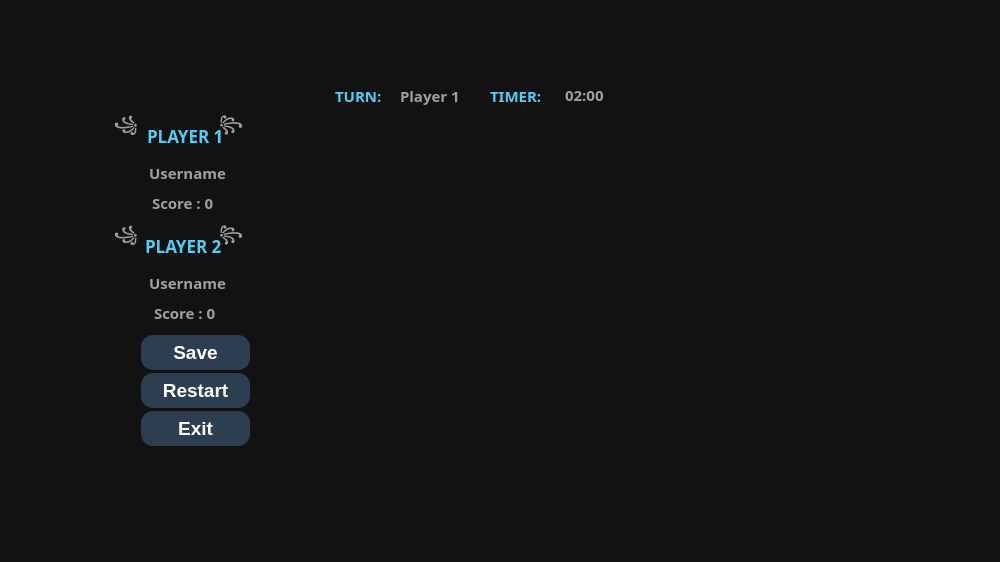
<?xml version="1.0" encoding="UTF-8"?>
<ui version="4.0">
 <class>FanaronaBoardWindow</class>
 <widget class="QWidget" name="FanaronaBoardWindow">
  <property name="geometry">
   <rect>
    <x>0</x>
    <y>0</y>
    <width>1000</width>
    <height>562</height>
   </rect>
  </property>
  <property name="maximumSize">
   <size>
    <width>1000</width>
    <height>562</height>
   </size>
  </property>
  <property name="windowTitle">
   <string>Form</string>
  </property>
  <widget class="QLabel" name="timerLabel">
   <property name="geometry">
    <rect>
     <x>565</x>
     <y>69</y>
     <width>101</width>
     <height>51</height>
    </rect>
   </property>
   <property name="font">
    <font>
     <family>Sitka Text</family>
     <pointsize>11</pointsize>
     <bold>true</bold>
    </font>
   </property>
   <property name="styleSheet">
    <string notr="true">color:#A0A0A0;

background:transparent;</string>
   </property>
   <property name="text">
    <string>02:00</string>
   </property>
  </widget>
  <widget class="QWidget" name="infoWidget" native="true">
   <property name="geometry">
    <rect>
     <x>104</x>
     <y>92</y>
     <width>181</width>
     <height>251</height>
    </rect>
   </property>
   <property name="styleSheet">
    <string notr="true">background: transparent;
border:none;</string>
   </property>
   <widget class="QLabel" name="player1TitleLabel">
    <property name="geometry">
     <rect>
      <x>43</x>
      <y>3</y>
      <width>251</width>
      <height>81</height>
     </rect>
    </property>
    <property name="font">
     <font>
      <family>Sitka Text</family>
      <pointsize>13</pointsize>
      <bold>true</bold>
     </font>
    </property>
    <property name="styleSheet">
     <string notr="true">color:#56CCF2;
background:transparent;</string>
    </property>
    <property name="text">
     <string>PLAYER 1</string>
    </property>
   </widget>
   <widget class="QLabel" name="player2TitleLabel">
    <property name="geometry">
     <rect>
      <x>41</x>
      <y>48</y>
      <width>141</width>
      <height>211</height>
     </rect>
    </property>
    <property name="font">
     <font>
      <family>Sitka Text</family>
      <pointsize>13</pointsize>
      <bold>true</bold>
     </font>
    </property>
    <property name="styleSheet">
     <string notr="true">color:#56CCF2;
background:transparent;</string>
    </property>
    <property name="text">
     <string>PLAYER 2</string>
    </property>
   </widget>
   <widget class="QLabel" name="player1NameLabel">
    <property name="geometry">
     <rect>
      <x>45</x>
      <y>-40</y>
      <width>111</width>
      <height>241</height>
     </rect>
    </property>
    <property name="font">
     <font>
      <family>Sitka Text</family>
      <pointsize>11</pointsize>
      <bold>true</bold>
     </font>
    </property>
    <property name="styleSheet">
     <string notr="true">color:#A0A0A0;

background:transparent;</string>
    </property>
    <property name="text">
     <string>Username</string>
    </property>
   </widget>
   <widget class="QLabel" name="player1ColorLabel">
    <property name="geometry">
     <rect>
      <x>10</x>
      <y>-90</y>
      <width>201</width>
      <height>251</height>
     </rect>
    </property>
    <property name="font">
     <font>
      <family>Sitka Text</family>
      <pointsize>11</pointsize>
      <bold>true</bold>
     </font>
    </property>
    <property name="styleSheet">
     <string notr="true">color:#A0A0A0;

background:transparent;</string>
    </property>
    <property name="text">
     <string>꧁                     ꧂</string>
    </property>
   </widget>
   <widget class="QLabel" name="player1ScoreLabel">
    <property name="geometry">
     <rect>
      <x>48</x>
      <y>-50</y>
      <width>111</width>
      <height>321</height>
     </rect>
    </property>
    <property name="font">
     <font>
      <family>Sitka Text</family>
      <pointsize>11</pointsize>
      <bold>true</bold>
     </font>
    </property>
    <property name="styleSheet">
     <string notr="true">color:#A0A0A0;

background:transparent;</string>
    </property>
    <property name="text">
     <string>Score : 0</string>
    </property>
   </widget>
   <widget class="QLabel" name="player2NameLabel">
    <property name="geometry">
     <rect>
      <x>45</x>
      <y>60</y>
      <width>101</width>
      <height>261</height>
     </rect>
    </property>
    <property name="font">
     <font>
      <family>Sitka Text</family>
      <pointsize>11</pointsize>
      <bold>true</bold>
     </font>
    </property>
    <property name="styleSheet">
     <string notr="true">color:#A0A0A0;

background:transparent;</string>
    </property>
    <property name="text">
     <string>Username</string>
    </property>
   </widget>
   <widget class="QLabel" name="player2ColorLabel">
    <property name="geometry">
     <rect>
      <x>10</x>
      <y>30</y>
      <width>211</width>
      <height>231</height>
     </rect>
    </property>
    <property name="font">
     <font>
      <family>Sitka Text</family>
      <pointsize>11</pointsize>
      <bold>true</bold>
     </font>
    </property>
    <property name="styleSheet">
     <string notr="true">color:#A0A0A0;

background:transparent;</string>
    </property>
    <property name="text">
     <string>꧁                     ꧂</string>
    </property>
   </widget>
   <widget class="QLabel" name="player2ScoreLabel">
    <property name="geometry">
     <rect>
      <x>50</x>
      <y>80</y>
      <width>151</width>
      <height>281</height>
     </rect>
    </property>
    <property name="font">
     <font>
      <family>Sitka Text</family>
      <pointsize>11</pointsize>
      <bold>true</bold>
     </font>
    </property>
    <property name="styleSheet">
     <string notr="true">color:#A0A0A0;

background:transparent;</string>
    </property>
    <property name="text">
     <string>Score : 0</string>
    </property>
   </widget>
  </widget>
  <widget class="QLabel" name="timerTitleLabel">
   <property name="geometry">
    <rect>
     <x>490</x>
     <y>80</y>
     <width>91</width>
     <height>31</height>
    </rect>
   </property>
   <property name="font">
    <font>
     <family>Sitka Text</family>
     <pointsize>11</pointsize>
     <bold>true</bold>
    </font>
   </property>
   <property name="styleSheet">
    <string notr="true">color:#56CCF2;
background:transparent;</string>
   </property>
   <property name="text">
    <string>TIMER:</string>
   </property>
  </widget>
  <widget class="QLabel" name="currentTurnLabel">
   <property name="geometry">
    <rect>
     <x>400</x>
     <y>70</y>
     <width>91</width>
     <height>51</height>
    </rect>
   </property>
   <property name="font">
    <font>
     <family>Sitka Text</family>
     <pointsize>11</pointsize>
     <bold>true</bold>
    </font>
   </property>
   <property name="styleSheet">
    <string notr="true">color:#A0A0A0;

background:transparent;</string>
   </property>
   <property name="text">
    <string>Player 1</string>
   </property>
  </widget>
  <widget class="QLabel" name="backgroundLabel">
   <property name="geometry">
    <rect>
     <x>0</x>
     <y>0</y>
     <width>1000</width>
     <height>562</height>
    </rect>
   </property>
   <property name="maximumSize">
    <size>
     <width>1000</width>
     <height>562</height>
    </size>
   </property>
   <property name="font">
    <font>
     <pointsize>11</pointsize>
    </font>
   </property>
   <property name="styleSheet">
    <string notr="true">background-color:#121212;</string>
   </property>
   <property name="text">
    <string/>
   </property>
   <property name="pixmap">
    <pixmap>images/4545.jpg</pixmap>
   </property>
   <property name="scaledContents">
    <bool>true</bool>
   </property>
   <property name="alignment">
    <set>Qt::AlignmentFlag::AlignCenter</set>
   </property>
  </widget>
  <widget class="QLabel" name="currentTurnTitle">
   <property name="geometry">
    <rect>
     <x>335</x>
     <y>70</y>
     <width>101</width>
     <height>51</height>
    </rect>
   </property>
   <property name="font">
    <font>
     <family>Sitka Text</family>
     <pointsize>11</pointsize>
     <bold>true</bold>
    </font>
   </property>
   <property name="styleSheet">
    <string notr="true">color:#56CCF2;
background:transparent;</string>
   </property>
   <property name="text">
    <string>TURN:</string>
   </property>
  </widget>
  <widget class="BoardWidget" name="boardWidget" native="true">
   <property name="geometry">
    <rect>
     <x>350</x>
     <y>127</y>
     <width>530</width>
     <height>320</height>
    </rect>
   </property>
   <property name="sizePolicy">
    <sizepolicy hsizetype="Expanding" vsizetype="Expanding">
     <horstretch>0</horstretch>
     <verstretch>0</verstretch>
    </sizepolicy>
   </property>
   <property name="maximumSize">
    <size>
     <width>1200</width>
     <height>700</height>
    </size>
   </property>
   <property name="styleSheet">
    <string notr="true">background: transparent;
border:none;</string>
   </property>
  </widget>
  <widget class="QPushButton" name="saveButton">
   <property name="geometry">
    <rect>
     <x>141</x>
     <y>335</y>
     <width>109</width>
     <height>35</height>
    </rect>
   </property>
   <property name="minimumSize">
    <size>
     <width>0</width>
     <height>35</height>
    </size>
   </property>
   <property name="styleSheet">
    <string notr="true">QPushButton{

background:#2C3E50;

color:white;

border:none;

border-radius:12px;

min-height:35px;

font-size:14pt;

font-weight:bold;

}

QPushButton:hover{

background:#3A86FF;

}

QPushButton:pressed{

background:#2563EB;

}</string>
   </property>
   <property name="text">
    <string>Save</string>
   </property>
  </widget>
  <widget class="QPushButton" name="restartButton">
   <property name="geometry">
    <rect>
     <x>141</x>
     <y>373</y>
     <width>109</width>
     <height>35</height>
    </rect>
   </property>
   <property name="minimumSize">
    <size>
     <width>0</width>
     <height>35</height>
    </size>
   </property>
   <property name="styleSheet">
    <string notr="true">QPushButton{

background:#2C3E50;

color:white;

border:none;

border-radius:12px;

min-height:35px;

font-size:14pt;

font-weight:bold;

}

QPushButton:hover{

background:#3A86FF;

}

QPushButton:pressed{

background:#2563EB;

}</string>
   </property>
   <property name="text">
    <string>Restart</string>
   </property>
  </widget>
  <widget class="QPushButton" name="exitButton">
   <property name="geometry">
    <rect>
     <x>141</x>
     <y>411</y>
     <width>109</width>
     <height>35</height>
    </rect>
   </property>
   <property name="minimumSize">
    <size>
     <width>0</width>
     <height>35</height>
    </size>
   </property>
   <property name="styleSheet">
    <string notr="true">QPushButton{

background:#2C3E50;

color:white;

border:none;

border-radius:12px;

min-height:35px;

font-size:14pt;

font-weight:bold;

}

QPushButton:hover{

background:#3A86FF;

}

QPushButton:pressed{

background:#2563EB;

}</string>
   </property>
   <property name="text">
    <string>Exit</string>
   </property>
  </widget>
  <zorder>backgroundLabel</zorder>
  <zorder>currentTurnTitle</zorder>
  <zorder>timerTitleLabel</zorder>
  <zorder>currentTurnLabel</zorder>
  <zorder>infoWidget</zorder>
  <zorder>timerLabel</zorder>
  <zorder>boardWidget</zorder>
  <zorder>saveButton</zorder>
  <zorder>restartButton</zorder>
  <zorder>exitButton</zorder>
 </widget>
 <customwidgets>
  <customwidget>
   <class>BoardWidget</class>
   <extends>QWidget</extends>
   <header location="global">boardwidget.h</header>
   <container>1</container>
  </customwidget>
 </customwidgets>
 <resources/>
 <connections/>
</ui>
